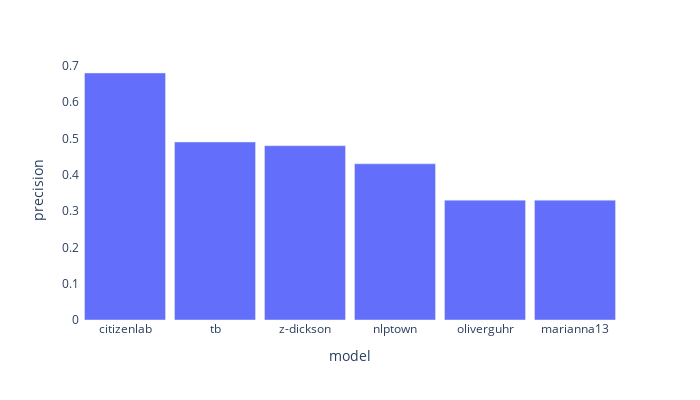

This figure's notebook cell:
### Code cell
print_bar(data = metrics[metrics['metric']=='precision'].rename(columns={'macro avg':'precision'}), var = 'precision', w=700, h=400)

### Figure 1 — Plotly figure (JSON) as saved in the notebook; plotly's stock layout.template omitted (floating-point values rounded to 4 significant figures)
{"data": [{"alignmentgroup": "True", "hovertemplate": "model=%{x}<br>precision=%{y}<extra></extra>", "legendgroup": "", "marker": {"color": "#636efa", "pattern": {"shape": ""}}, "name": "", "offsetgroup": "", "orientation": "v", "showlegend": false, "textposition": "auto", "type": "bar", "x": ["citizenlab", "tb", "z-dickson", "nlptown", "oliverguhr", "marianna13"], "xaxis": "x", "y": [0.68, 0.49, 0.48, 0.43, 0.33, 0.33], "yaxis": "y"}], "layout": {"bargap": 0.1, "barmode": "relative", "height": 400, "legend": {"tracegroupgap": 0}, "margin": {"t": 60}, "paper_bgcolor": "rgba(0,0,0,0)", "plot_bgcolor": "rgba(0,0,0,0)", "width": 700, "xaxis": {"anchor": "y", "domain": [0, 1], "title": {"text": "model"}}, "yaxis": {"anchor": "x", "domain": [0, 1], "title": {"text": "precision"}}}}
